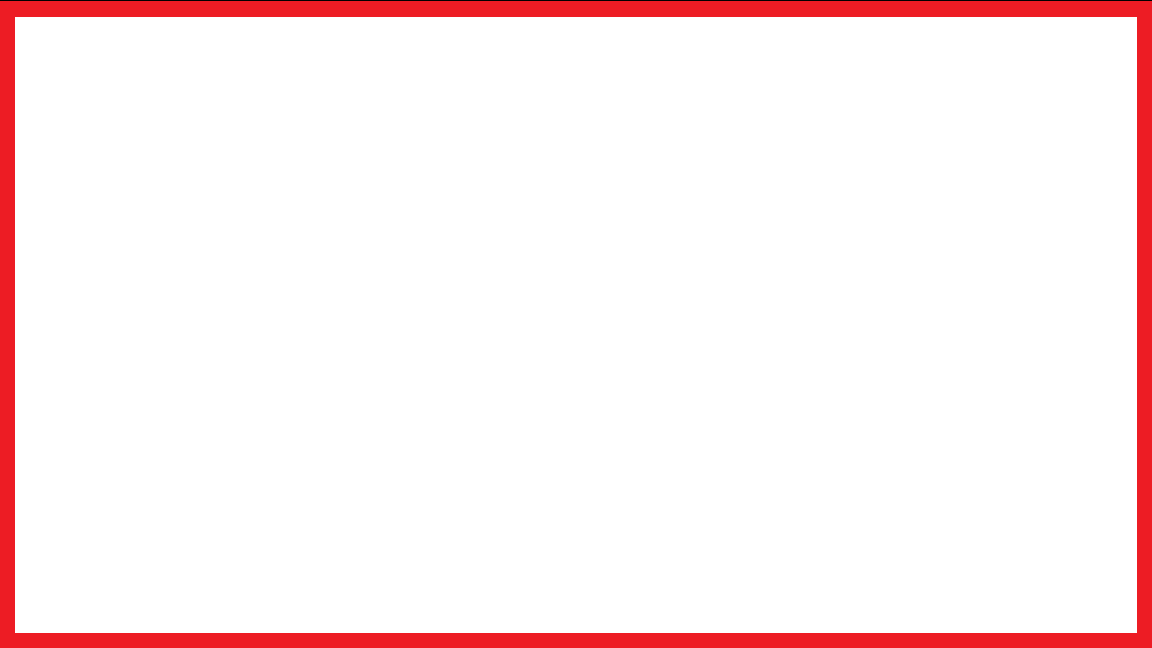
#> input picture calibration_images/camera_position.png, 1152 x 648 px, found by its file name
$ python projetor.py
#> lines starting #> are read from the running program, lines starting #| are printed output that depends on the picture; after the words box and inside, x2 and y2 are one past the last pixel; in counts of white or black regions, pixels touching at a corner belong together
import numpy as np
import cv2 as cv
import os
import datetime
from time import sleep

rafael = True #mudanças especificas para mim no uso do path e qual webcam usar

def show_image(path):
    cv.namedWindow("calibration", cv.WINDOW_NORMAL)
    cv.setWindowProperty("calibration", cv.WND_PROP_FULLSCREEN, cv.WINDOW_FULLSCREEN)
    image = cv.imread(path)
#> image is the input picture: shape (648, 1152, 3); mean B, G, R 238.7, 238.1, 253.3
    cv.imshow('calibration', image)

def calibrate(webcam):
    # Alteração de env variable para resolver bug de lentidão na inicialização de camera logitech
    # https://github.com/opencv/opencv/issues/17687
    os.environ["OPENCV_VIDEOIO_MSMF_ENABLE_HW_TRANSFORMS"] = "0"

    # Inicialização da câmera
    cap = cv.VideoCapture(webcam, cv.CAP_DSHOW)

    if not cap.isOpened():
        print("Erro ao abrir a webcam")
        exit()

    # Exibir imagem de calibragem
    if not rafael:
        show_image('../calibration_images/camera_position.png')
    else:
        show_image('./trabalho\calibration_images\camera_position.png')

    while (cap.isOpened()):
        # Execução a cada frame da webcam
        status, frame = cap.read()
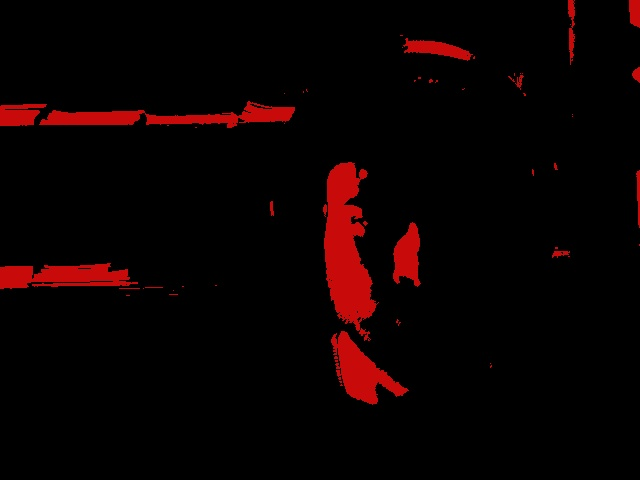
#> input picture imagens/projetor_20220824103614.jpg, 640 x 480 px, given in place of the camera
#> frame is the input picture: shape (480, 640, 3); mean B, G, R 0.9, 0.8, 11.1
        if status:
            # Criar uma máscara que representa apenas um intervalo de vermelho
            lower_red = np.array([0, 0, 30])
            upper_red = np.array([70, 70, 255])
            mask = cv.inRange(frame, lower_red, upper_red)
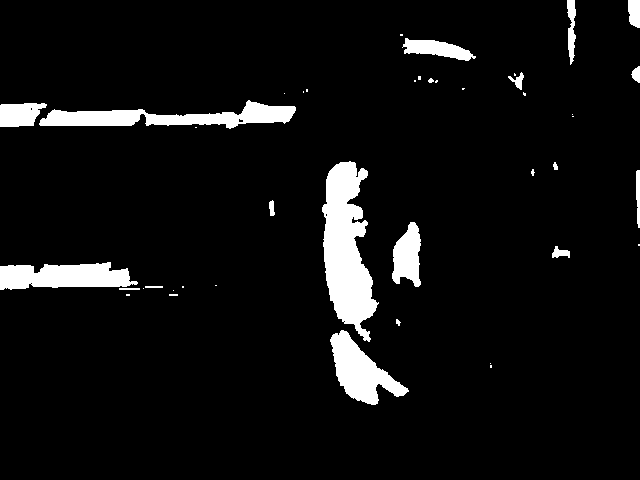
#> mask: shape (480, 640); 6.4% white; 42 white regions (23 under 20 px)

            # Achar contornos
            contours, hier = cv.findContours(mask, cv.RETR_LIST, cv.CHAIN_APPROX_NONE)
#> contours = 47 contours, 32 with area under 20; largest, box (x1, y1, x2, y2) and area: (322, 161, 379, 342) 5791, (39, 100, 296, 129) 3184, (0, 262, 138, 290) 2648, (330, 330, 409, 405) 2564, (392, 222, 421, 287) 1225

            # Calcular maior contorno
            try: #para não crashar quando não acha contornos
                cnt = contours[0]
#> cnt = [[490, 365], [490, 366], [490, 367], [491, 367], [491, 366], [491, 365]]
                for cont in contours:
                    if cv.contourArea(cont) > cv.contourArea(cnt):
                        cnt = cont
#> this loop made 47 passes
#> cont on passes 2, 4, 8, 9, 11, 13, 14, 17, 25, 27, 28, 32: [[490, 363]], [[343, 321], [344, 320], [345, 321], [344, 322]], [[173, 290]], [[143, 288]], [[182, 286], [182, 287], [183, 287], [183, 286]], [[215, 285], [216, 285]], [[30, 283], [31, 282], [32, 283], [31, 284]], [[638, 244], [638, 245], [639, 245], [639, 244]], [[195, 127], [196, 127]], [[572, 116], [573, 116]], [[572, 114]], [[284, 93]]
#> after the loop, cnt = contour of 494 points, box (x1, y1, x2, y2) (322, 161, 379, 342), area 5791

                # Aproximar maior contorno por um polígono
                epsilon = 0.01*cv.arcLength(cnt,True)
#> epsilon = 5.62
                approx = cv.approxPolyDP(cnt,epsilon,True)
#> approx = contour of 19 points, box (x1, y1, x2, y2) (322, 162, 379, 342), area 5716

                # Desenhar contorno do polígono na imagem
                mask_draw = mask.copy()
                mask_draw = cv.cvtColor(mask_draw, cv.COLOR_GRAY2BGR)
#> mask_draw: shape (480, 640, 3); 6.4% white; 42 white regions (23 under 20 px), largest, box (x1, y1, x2, y2) and area: (322, 161, 379, 342) 6036, (39, 100, 296, 129) 3451, (0, 262, 138, 290) 2814
                contours_generated = cv.drawContours(mask_draw, [approx], -1, (255,0,0), 3)
                #print(f'Número de pontos do polígono: {len(approx)}')
            except:
                pass

            if len(approx)==4 and cv.contourArea(cnt)>5000:
                points = []
                for coord in approx:
                    points.append(coord[0])
                points = np.float32(points)
                old_points = [[0,0],[0,0],[0,0],[0,0]]
                try:
                    for point in points:
                        if np.sum(point)==min(map(np.sum,points)):
                            old_points[0] = point
                        elif np.sum(point)==max(map(np.sum,points)):
                            old_points[3] = point
                        elif point[1]/(point[0]+1)==max(map(lambda x:x[1]/(x[0]+1),points)):
                            old_points[2] = point
                        else:
                            old_points[1] = point
                    old_points = np.float32(old_points)
                except:
                    pass #o código se perde qunado se inclina a imagem 45 graus, por exemplo
                if not rafael:
                    image = cv.imread('../calibration_images/camera_position.png')
                else:
                    image = cv.imread('./trabalho\calibration_images\camera_position.png')
                comprimento, altura = image.shape[1], image.shape[0]
                #a nova imagem tem as mesmas dimensoes que a imagem de calibraçao
                new_points = np.float32([[0,0],[comprimento,0],[0,altura],[comprimento,altura]])
                M = cv.getPerspectiveTransform(old_points,new_points)
                new_image = cv.warpPerspective(frame,M,(comprimento,altura))
                #diminuir tamanho para exibir
                resized_new = cv.resize(new_image, (comprimento//2,altura//2), interpolation=cv.INTER_AREA)
                #cv.imshow("Imagem transformada", resized_new)
                old_points=old_points.reshape((-1,1,2))
                #cv.imshow("Imagem normal",frame)

            # cv.namedWindow("projetor", cv.WINDOW_NORMAL)
            # cv.setWindowProperty("projetor", cv.WND_PROP_FULLSCREEN, cv.WINDOW_FULLSCREEN)
            cv.imshow('projetor', contours_generated)

        else:
            print("Arquivo de vídeo terminou. Número total de frames: %d" % (cap.get(cv.CAP_PROP_FRAME_COUNT)))
            break
        limpeza = False
        key = cv.waitKey(1)
#> (key q is pressed here)
        # Esperar por tecla "q" para sair
        if key == ord('q'):
            break
        # Esperar por tecla "l" para limpar a tela
        elif key == ord('l'):
            blank = np.zeros(frame.shape, dtype='uint8')
        # Esperar por tecla "s" para salvar imagem
        elif key == ord('s'):
            ct = datetime.datetime.now().strftime("%Y%m%d%H%M%S")
            cv.imwrite(f'../screenshots/projetor_{ct}.jpg', frame)
            print(f"Imagem salva em ../screenshots/projetor_{ct}.jpg")
        elif key == ord('c'):
            cv.destroyAllWindows()
            read_webcam(webcam, M)

    cap.release()
    cv.destroyAllWindows()

# [72 lines left out: function read_webcam, not called in this run]

if __name__ == "__main__":
    if not rafael:
        calibrate(0)
    else:
        calibrate(1)
